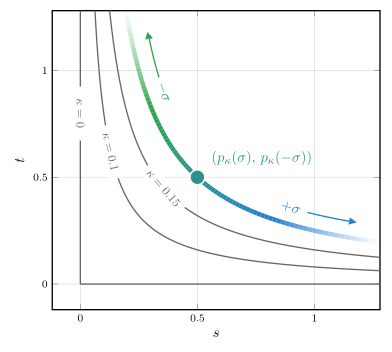

Here is the Julia script that generated this plot:
using Plots
using LaTeXStrings
pgfplotsx()

# colours consistent with bifurcation.jl
const GRAY = RGB(0.4, 0.4, 0.4)
const BLUE = RGB(0.15, 0.50, 0.82)

const XLO, XHI = -0.12, 1.28
const YLO, YHI = -0.12, 1.28

# s·t = κ, positive branch (κ = 0 is the axes)
function st_curve(κ; n = 400)
    κ == 0 && return ([0.0, 0.0, NaN, 0.0, XHI], [0.0, YHI, NaN, 0.0, 0.0])
    ss = range(κ / YHI, XHI, length = n)
    return ss, κ ./ ss
end

# The rendered axis is not square (aspect_ratio=1 is not honoured by pgfplotsx):
# it is AXIS_W × AXIS_H mm (read straight off sigma_curve.tikz's "width"/"height").
# Because the two x/y data ranges are equal, the x-direction is stretched by
# AXIS_W/AXIS_H on paper. The white box below is drawn in *data* coordinates, so it
# inherits this stretch and lines up with the curve automatically. But a pgfplots
# node `rotate=` acts in *on-paper* space, so a data-space tangent angle must be
# converted before it is handed to the text — otherwise the label sits 1–2° off the
# curve. (If `size` / margins / fonts change, re-read these two numbers.)
const AXIS_W, AXIS_H = 102.68, 95.06
const ASPECT = AXIS_H / AXIS_W                       # <1  ⇒  x stretched on paper
# data-space direction angle → on-paper angle pgfplots renders (and its inverse)
paper_angle(θ) = rad2deg(atan(ASPECT * sind(θ), cosd(θ)))
data_angle(θ)  = rad2deg(atan(sind(θ) / ASPECT, cosd(θ)))

function st_label!(plt, κ, label, t; rotation = nothing, fontsize = 9)
    s = κ == 0 ? 0.0 : κ / t
    if isnothing(rotation)
        θ = rad2deg(atan(-t / s))                    # data-space tangent (for the box)
        θ_text = paper_angle(θ)                      # on-paper angle for the label
    else
        θ_text = rotation                            # caller gives the on-paper angle
        θ = data_angle(rotation)                     # data-space angle for the box
    end
    u = (cosd(θ), sind(θ))
    v = (-sind(θ), cosd(θ))
    half_len, half_height = 0.125, 0.03
    xs = [
        s - half_len * u[1] - half_height * v[1],
        s + half_len * u[1] - half_height * v[1],
        s + half_len * u[1] + half_height * v[1],
        s - half_len * u[1] + half_height * v[1],
    ]
    ys = [
        t - half_len * u[2] - half_height * v[2],
        t + half_len * u[2] - half_height * v[2],
        t + half_len * u[2] + half_height * v[2],
        t - half_len * u[2] + half_height * v[2],
    ]
    plot!(plt, Shape(xs, ys); fillcolor = :white, linecolor = :white, label = "")
    annotate!(plt, s, t, text("\\(\\kappa = $label\\)", fontsize, GRAY, :center; rotation = θ_text))
end

# filled-triangle arrowhead, tip at (px, py) along (dx, dy)
function arrowhead!(plt, px, py, dx, dy; len = 0.06, col = :black)
    n = sqrt(dx^2 + dy^2)
    ux, uy = dx / n, dy / n                       # unit tangent
    vx, vy = -uy, ux                              # perpendicular
    w = 0.5 * len
    plot!(plt, Shape([px, px - len * ux + w * vx, px - len * ux - w * vx],
                     [py, py - len * uy + w * vy, py - len * uy - w * vy]);
        fillcolor = col, linecolor = col, lw = 0.5, label = "")
    return plt
end

function sigma_curve_plot()
    plt = plot(; size = 0.75 .* (560, 520), legend = false, aspect_ratio = 1,
        xlims = (XLO, XHI), ylims = (YLO, YHI),
        xticks = ([0.0, 0.5, 1.0], ["0", "0.5", "1"]),
        yticks = ([0.0, 0.5, 1.0], ["0", "0.5", "1"]),
        xlabel = raw"\(s\)", ylabel = raw"\(t\)",
        framestyle = :box, grid = true, gridalpha = 0.15,
        top_margin = 3Plots.mm, right_margin = 3Plots.mm)

    # context curves
    for κ in [0.0, 0.08, 0.16]
        plot!(plt, st_curve(κ)...; color = GRAY, lw = 1, label = "")
    end
    st_label!(plt, 0.0, "0", 0.8; rotation = -90)
    st_label!(plt, 0.08, "0.1", 0.62)
    st_label!(plt, 0.16, "0.15", 0.45)
    # highlighted curve κ = κ0 along σ-parametrisation:
    #   s(σ) = √κ0 · exp(σ),  t(σ) = √κ0 · exp(-σ)
    κ0 = 0.25
    GREEN = RGB(0.18, 0.64, 0.30)
    σ1, σ2 = -0.5, 0.5
    scur(σ) = sqrt(κ0) * exp(σ)
    tcur(σ) = sqrt(κ0) * exp(-σ)
    σmin = log(sqrt(κ0) / YHI)                    # t at top frame
    σmax = log(XHI / sqrt(κ0))                    # s at right frame

    lerp(a, b, u) = a + (b - a) * u
    function σcolor(σ)
        if σ < σ1                                 # green side, fading out
            a = clamp((σ - σmin) / (σ1 - σmin), 0.0, 1.0)
            return RGBA(GREEN.r, GREEN.g, GREEN.b, a)
        elseif σ > σ2                             # blue side, fading out
            a = clamp((σmax - σ) / (σmax - σ2), 0.0, 1.0)
            return RGBA(BLUE.r, BLUE.g, BLUE.b, a)
        else                                      # green → blue between points
            u = (σ - σ1) / (σ2 - σ1)
            return RGBA(lerp(GREEN.r, BLUE.r, u), lerp(GREEN.g, BLUE.g, u), lerp(GREEN.b, BLUE.b, u), 1.0)
        end
    end

    σs = range(σmin, σmax, length = 90)
    for i in 1:length(σs)-1
        σm = (σs[i] + σs[i+1]) / 2
        plot!(plt, [scur(σs[i]), scur(σs[i+1])], [tcur(σs[i]), tcur(σs[i+1])];
            color = σcolor(σm), lw = 3.4, label = "")
    end

    # marked σ points
    σmid = (σ1 + σ2) / 2
    MIDCOL = σcolor(σmid)
    scatter!(plt, [scur(σmid)], [tcur(σmid)]; marker = :circle, ms = 7.5, color = MIDCOL,
        markerstrokecolor = :white, markerstrokewidth = 1.5, label = "")
    annotate!(plt, scur(σmid) + 0.04, tcur(σmid) + 0.09, text(L"(p_{\kappa}(\sigma),\, p_{\kappa}(-\sigma))", 11, MIDCOL, :left))

    # curved arrows tracing the contour toward the σ → ±∞ limits.
    # outward unit normal to the st = κ0 curve (∇(st) = (t, s), points away from origin)
    function outnorm(σ)
        s, t = scur(σ), tcur(σ)
        r = sqrt(s^2 + t^2)
        return (t / r, s / r)
    end
    # trace from σa to σb (arrowhead at σb), offset d outward, label at the arc midpoint.
    # the body stops at the arrowhead's base and the tip extends beyond, so they don't overlap.
    function contour_arrow!(σa, σb, col, lbl, σlbl; d = 0.075, n = 60, headlen = 0.03,
                            half_len = 0.072, fontsize = 11, pad_left = 0.0)
        opoint(σ) = (scur(σ) + d * outnorm(σ)[1], tcur(σ) + d * outnorm(σ)[2])
        xs, ys = Float64[], Float64[]
        for σ in range(σa, σb, length = n)
            p = opoint(σ); push!(xs, p[1]); push!(ys, p[2])
        end
        dx, dy = xs[end] - xs[end-1], ys[end] - ys[end-1]     # unit tangent at the far end
        len = sqrt(dx^2 + dy^2); ux, uy = dx / len, dy / len
        plot!(plt, xs, ys; color = col, lw = 1, label = "")               # body ends at base
        arrowhead!(plt, xs[end] + headlen * ux, ys[end] + headlen * uy, ux, uy;
            len = headlen, col = col)                                     # tip past the body
        # rotated label sitting on the arrow near its start, masking the line (like the κ labels)
        s, t = opoint(σlbl)
        θ = rad2deg(atan(-tcur(σlbl) / scur(σlbl)))           # data-space tangent
        θ_text = paper_angle(θ)                               # on-paper angle for the text
        u = (cosd(θ), sind(θ)); v = (-sind(θ), cosd(θ))
        half_height = 0.022
        lo = half_len + pad_left     # extra padding on the −u (σ) end of the box
        bx = [s - lo*u[1] - half_height*v[1], s + half_len*u[1] - half_height*v[1],
              s + half_len*u[1] + half_height*v[1], s - lo*u[1] + half_height*v[1]]
        by = [t - lo*u[2] - half_height*v[2], t + half_len*u[2] - half_height*v[2],
              t + half_len*u[2] + half_height*v[2], t - lo*u[2] + half_height*v[2]]
        plot!(plt, Shape(bx, by); fillcolor = :white, linecolor = :white, label = "")
        annotate!(plt, s, t, text(lbl, fontsize, col, :center; rotation = θ_text))
    end
    contour_arrow!(-0.50, -0.82, GREEN, L"-\sigma", -0.56)
    contour_arrow!(0.50, 0.82, BLUE, L"+\sigma", 0.56)

    return plt
end

# Pad the saved SVG (non-distorting: transparent margin, content stays 1:1) to a
# fixed canvas so sigma_curve.svg and solnchange.svg come out at identical size.
# Keep CANVAS_PT in sync with solnchange.jl.
const CANVAS_PT = (294.0, 264.0)
function pad_svg_canvas!(path, W, H)
    svg = read(path, String)
    m = match(r"width=\"([0-9.]+)pt\" height=\"([0-9.]+)pt\" viewBox=\"0 0 ([0-9.]+) ([0-9.]+)\"", svg)
    m === nothing && error("could not parse SVG size header in $path")
    w, h = parse(Float64, m[1]), parse(Float64, m[2])
    (w > W + 1e-6 || h > H + 1e-6) &&
        error("$(basename(path)) is $(w)×$(h)pt > target $(W)×$(H)pt; bump CANVAS_PT in both scripts")
    px, py = (W - w) / 2, (H - h) / 2
    hdr = "width=\"$(W)pt\" height=\"$(H)pt\" viewBox=\"$(-px) $(-py) $(W) $(H)\""
    write(path, replace(svg, m.match => hdr; count = 1))
end

# also emit a PDF at the same canvas size, converted from the padded SVG (so the
# PDF and SVG — and the sigma_curve/solnchange pair — share identical dimensions).
function svg_to_pdf(svgpath)
    pdfpath = replace(svgpath, r"\.svg$" => ".pdf")
    try
        run(`inkscape $svgpath --export-type=pdf --export-filename=$pdfpath`)
    catch err
        @warn "PDF export via Inkscape failed (is it on PATH?); SVG still written" err
    end
end

plt = sigma_curve_plot()
out = joinpath(@__DIR__, "sigma_curve.svg")
savefig(plt, out)
pad_svg_canvas!(out, CANVAS_PT...)
svg_to_pdf(out)
display(plt)
